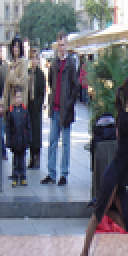
#> input picture py_analysis/data/crop1_64128.png, 64 x 128 px (shown 2 times larger)
$ python pyHog.py
#> lines starting #> are read from the running program, lines starting #| are printed output that depends on the picture; long printed decimals are rounded
### py_analysis/scripts/Constants.py
import os

def getAbsPath(relativePath):
    output = os.path.abspath( os.path.join( os.path.dirname( __file__ ), relativePath) )
    if (os.path.exists(output)):
        return output
    else:
        raise Exception(f"Path <{relativePath}> relative to Constants.py does not exis")


FOLDER_DATA_DESCRIPTORS = getAbsPath("../data/")

### py_analysis/scripts/pyHog.py
#!/usr/bin/python3
"""
Computes HOG features using Python and OpenCV
"""

import cv2
import numpy as np
from Constants import *


def main(verbose, image):
    # Compute the HOG features
    winSize = (64, 128)
    blockSize = (16, 16)
    blockStride = (8, 8)
    cellSize = (8, 8)
    nbins = 9

    hog = cv2.HOGDescriptor(winSize, blockSize, blockStride, cellSize, nbins)
    hog.setSVMDetector(cv2.HOGDescriptor_getDefaultPeopleDetector())
    hog_features = hog.compute(image)

    if(verbose):
        # Print the length, mean and standard deviation of the HOG features
        print(f"Length: {len(hog_features)}")
        print(f"Mean: {hog_features.mean()}")
        print(f"Std: {hog_features.std()}")
        # Write hog_features to a text file called pyHOG_opencv.txt and store it in the data folder
        with open(os.path.join(FOLDER_DATA_DESCRIPTORS, "pyHOG_opencv.txt"), 'w') as f:
            for i in range(len(hog_features)):
                f.write(f"{hog_features[i]} ")

def importImage(filepath : str):
    """
    Imports an image from filepath and returns it as a numpy array
    """
#> called with filepath = 'py_analysis/data/crop1_64128.png'
    return cv2.imread(filepath)
#> returned value is the input picture: shape (128, 64, 3); mean B, G, R 124.4, 113.2, 110.1

def convertImageToGrayscale(image : np.ndarray):
    """
    Converts an image to grayscale and returns it as a numpy array
    """
    return cv2.cvtColor(image, cv2.COLOR_BGR2GRAY)
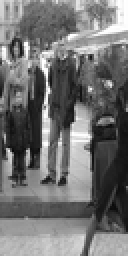
#> returned value: shape (128, 64) (shown 2 times larger); min 4, max 255, mean 113.6

if __name__ == '__main__':
    verbose = True
    profile = True
    profileIterations = 100000

    # Import the test image from data folder and convert it to grayscale
    image = importImage(os.path.join(FOLDER_DATA_DESCRIPTORS, "crop1_64128.png"))
    image = convertImageToGrayscale(image)
    # Measure the time it takes to execute main() function

    if(profile == False):
        main(verbose, image)
    else:
        averageTime = 0
        totalTime = 0
        for i in range(profileIterations):
            start = cv2.getTickCount()
            main(False, image)
            end = cv2.getTickCount()

            timesElapsed = (end - start) / cv2.getTickFrequency()
            averageTime += timesElapsed
            averageTime /= profileIterations
            totalTime += timesElapsed

            # Write time elapsed to a file
            with open(os.path.join(FOLDER_DATA_DESCRIPTORS, "pyHOG_times.txt"), 'a') as f:
                f.write(f"{timesElapsed} ")
#> after the loop, averageTime = 1.58e-09; totalTime = 15.81
        print(averageTime)
#| 1.5792781460708187e-09
        print(totalTime)
#| 15.806
